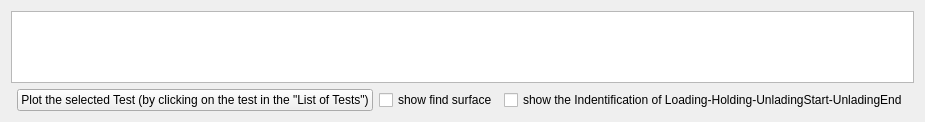
                    <widget class="QWidget" name="tab_30">
                     <attribute name="title">
                      <string>inclusive of frame compliance</string>
                     </attribute>
                     <layout class="QGridLayout" name="gridLayout_62">
                      <item row="2" column="3">
                       <widget class="QCheckBox" name="checkBox_iLHU_inclusive_frame_stiffness_tabTipRadius">
                        <property name="text">
                         <string>show the Indentification of Loading-Holding-UnladingStart-UnladingEnd</string>
                        </property>
                       </widget>
                      </item>
                      <item row="1" column="0" colspan="5">
                       <widget class="QGraphicsView" name="graphicsView_load_depth_tab_inclusive_frame_stiffness_tabTipRadius">
                        <property name="sizePolicy">
                         <sizepolicy hsizetype="Expanding" vsizetype="Preferred">
                          <horstretch>0</horstretch>
                          <verstretch>0</verstretch>
                         </sizepolicy>
                        </property>
                        <property name="minimumSize">
                         <size>
                          <width>0</width>
                          <height>0</height>
                         </size>
                        </property>
                        <property name="maximumSize">
                         <size>
                          <width>16777215</width>
                          <height>16777215</height>
                         </size>
                        </property>
                        <property name="sizeIncrement">
                         <size>
                          <width>0</width>
                          <height>0</height>
                         </size>
                        </property>
                        <property name="baseSize">
                         <size>
                          <width>0</width>
                          <height>0</height>
                         </size>
                        </property>
                        <property name="sizeAdjustPolicy">
                         <enum>QAbstractScrollArea::AdjustToContents</enum>
                        </property>
                       </widget>
                      </item>
                      <item row="2" column="1">
                       <widget class="QPushButton" name="pushButton_plot_chosen_test_tab_inclusive_frame_stiffness_tabTipRadius">
                        <property name="sizePolicy">
                         <sizepolicy hsizetype="Maximum" vsizetype="Maximum">
                          <horstretch>0</horstretch>
                          <verstretch>0</verstretch>
                         </sizepolicy>
                        </property>
                        <property name="text">
                         <string>Plot the selected Test (by clicking on the test in the &quot;List of Tests&quot;)</string>
                        </property>
                       </widget>
                      </item>
                      <item row="2" column="2">
                       <widget class="QCheckBox" name="checkBox_showFindSurface_tab_inclusive_frame_stiffness_tabTipRadius">
                        <property name="text">
                         <string>show find surface</string>
                        </property>
                       </widget>
                      </item>
                     </layout>
                    </widget>
